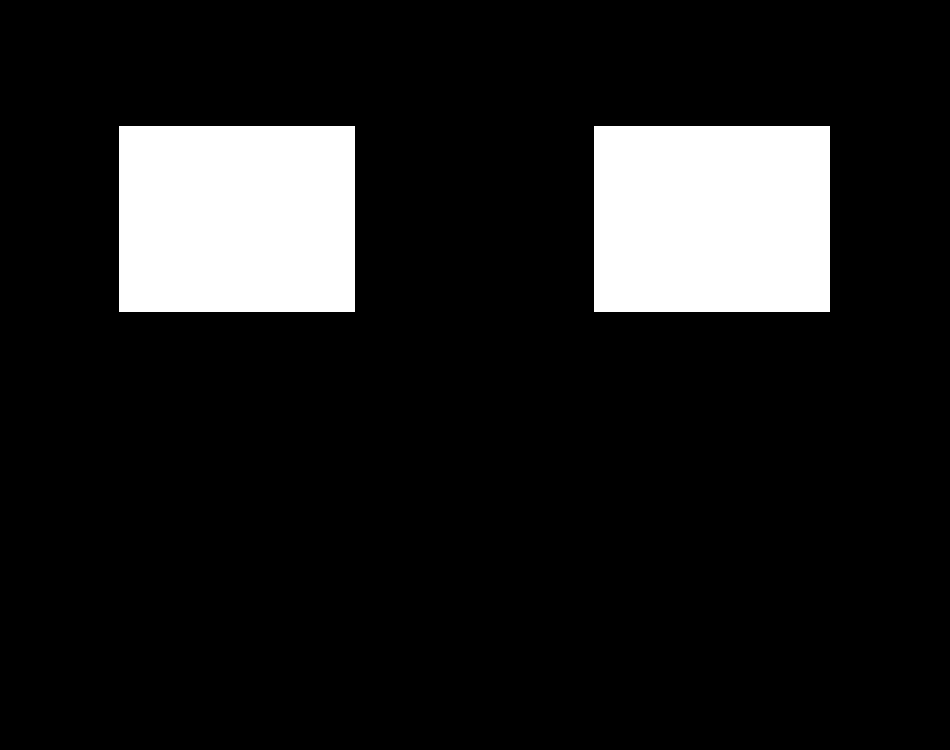
Frame 1 (no input)
Frame 60 (the mouse pressed at the canvas centre just before this capture): identical to frame 1, image omitted
Frame 120 (the mouse held since frame 60 and released just before this capture): identical to frame 1, image omitted

The Processing sketch that drew this single still picture (run headless with seeded random() and noise(); from frame 60 on, the mouse is pressed at the canvas centre):

// Processing sketch: sketch_3x3Screen
// ── sketch_3x3Screen.pde
//Global Variables
color black = #000000;
color backgroundColor;
float xClickMe, yClickMe, ClickMeWidth, ClickMeHeight, xOrMe, yOrMe, OrMeWidth, OrMeHeight;
int xCenter, yCenter;



void setup() {
  size(950, 750);//Landscape
  int appWidth = width;
  int appHeight = height; 

  //Display Geometry 
  if (width > displayWidth || height > displayHeight) {
    println("This display is too big for your display monitor");
    appWidth = displayWidth; //Note: displayWidth renders the current monitors width
    appHeight = displayHeight; //Note: displayHeight renders the current monitors height
  } else {
  };
  
  //Display Orientation
  String ls = "Landscape or Square", p = "Portrait" , instruct = "Flip your screen";
  


  xCenter = width/2;
  yCenter = height/2;


  backgroundColor = black;
  background(backgroundColor);



  //Population of 'Click Me'
  xClickMe = xCenter*1/4;
  yClickMe = yCenter - yCenter*2/3;
  ClickMeWidth = xCenter/2;
  ClickMeHeight = yCenter/2;
  //End Population


  //Population of 'Or Me'
  xOrMe = xCenter + xCenter*1/4;
  yOrMe = yCenter - yCenter*2/3;
  OrMeWidth = xCenter/2;
  OrMeHeight = yCenter/2;
};

void draw() {
  backgroundColor = black;
  background(backgroundColor);

  rect(xClickMe, yClickMe, ClickMeWidth, ClickMeHeight);
  rect(xOrMe, yOrMe, OrMeWidth, OrMeHeight);
};

void keyPressed() {
};

void mousePressed() {
} 
;
//End MAIN Program
